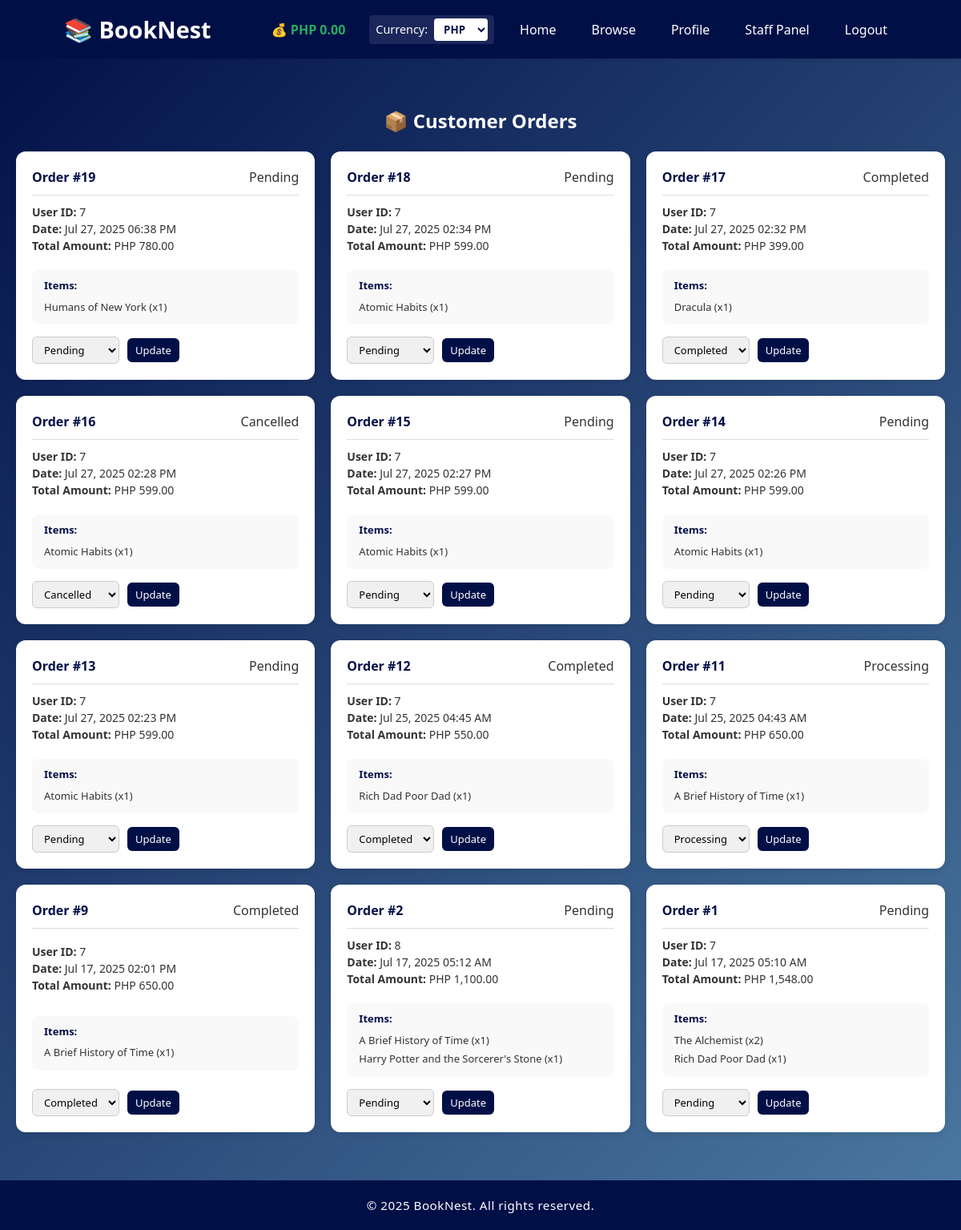
The page /staff-orders.php (signed in) on the database its author committed.
### tables this page shows
CREATE TABLE `currencies` (
  `currency_id` int(11) NOT NULL,
  `currency_code` varchar(10) NOT NULL,
  `exchange_rate` decimal(10,4) NOT NULL
);

CREATE TABLE `orders` (
  `order_id` int(11) NOT NULL,
  `user_id` int(11) DEFAULT NULL,
  `order_date` timestamp NOT NULL DEFAULT current_timestamp(),
  `status` enum('pending','processing','shipped','completed','cancelled') DEFAULT 'pending',
  `total_amount` decimal(10,2) DEFAULT 0.00
);

CREATE TABLE `order_items` (
  `item_id` int(11) NOT NULL,
  `order_id` int(11) DEFAULT NULL,
  `book_id` int(11) DEFAULT NULL,
  `quantity` int(11) DEFAULT NULL,
  `subtotal` decimal(10,2) NOT NULL
);

CREATE TABLE `books` (
  `book_id` int(11) NOT NULL,
  `title` varchar(255) NOT NULL,
  `author` varchar(255) DEFAULT NULL,
  `price` decimal(10,2) NOT NULL,
  `stock` int(11) DEFAULT 0,
  `category_id` int(11) DEFAULT NULL,
  `is_featured` tinyint(1) DEFAULT 0,
  `is_digital` tinyint(1) DEFAULT 0
);

### includes/currency_helper.php (called while the page is built, shortened)
<?php
if (!function_exists('display_price')) {
    function display_price($price) {
        global $conn;
        $currencyId = $_SESSION['currency_id'] ?? null;
        if (empty($currencyId) && !empty($_SESSION['user_id'])) {
            $userId = $_SESSION['user_id'];
            $stmt = $conn->prepare("SELECT currency_id FROM user_currency_preference WHERE user_id = ?");
            $stmt->bind_param("i", $userId);
            $stmt->execute();
            $res = $stmt->get_result();
        }
        $currencyId = $currencyId ?? 1;
        $stmt = $conn->prepare("SELECT ConvertPrice(?, ?) AS converted");
        $stmt->bind_param("di", $price, $currencyId);
        $stmt->execute();
        $result = $stmt->get_result();
        $row = $result->fetch_assoc();
        $converted = $row['converted'] ?? $price;
        $codeStmt = $conn->prepare("SELECT currency_code FROM currencies WHERE currency_id = ?");
        $codeStmt->bind_param("i", $currencyId);
        $codeStmt->execute();
        $codeRes = $codeStmt->get_result();
        $codeRow = $codeRes->fetch_assoc();
        $currencyCode = $codeRow['currency_code'] ?? 'PHP';
        return $currencyCode . ' ' . number_format($converted, 2);
    }
}
?>

### staff-orders.php (the view, shortened to what this page needs)
<?php
require_once 'includes/db.php';
$page_css = '/BookNest/css/stafforders.css';
include 'includes/header.php';
$result = $conn->query("
    SELECT o.order_id, o.user_id, o.status, o.order_date,
           IFNULL(SUM(b.price * oi.quantity), 0) AS total_amount
    FROM orders o
    LEFT JOIN order_items oi ON o.order_id = oi.order_id
    LEFT JOIN books b ON oi.book_id = b.book_id
    GROUP BY o.order_id
    ORDER BY o.order_date DESC
");
?>
<div class="container">
    <h2>📦 Customer Orders</h2>
    <div class="orders-container">
        <?php while ($row = $result->fetch_assoc()): ?>
            <div class="order-card">
                <div class="order-header">
                    <h3>Order #<?php echo $row['order_id']; ?></h3>
                    <span><?php echo ucfirst($row['status']); ?></span>
                </div>
                <div class="order-details">
                    <p><strong>User ID:</strong> <?php echo $row['user_id']; ?></p>
                    <p><strong>Date:</strong> <?php echo date("M d, Y h:i A", strtotime($row['order_date'])); ?></p>
                    <p><strong>Total Amount:</strong> <?php echo display_price($row['total_amount']); ?></p>
                </div>
                <div class="items-list">
                    <strong>Items:</strong>
                    <?php
                    $items_result = $conn->prepare("
                        SELECT b.title, oi.quantity
                        FROM order_items oi
                        JOIN books b ON oi.book_id = b.book_id
                        WHERE oi.order_id = ?
                    ");
                    $items_result->bind_param("i", $row['order_id']);
                    $items_result->execute();
                    $items = $items_result->get_result();
                    if ($items->num_rows > 0) {
                        while ($item = $items->fetch_assoc()) {
                            echo "<p>" . htmlspecialchars($item['title']) . " (x" . $item['quantity'] . ")</p>";
                        }
                    } else {
                        echo "<p>No items found.</p>";
                    }
                    ?>
                </div>
                <form method="post" class="status-update">
                    <select name="status">
                        <option value="pending" <?php if ($row['status'] == 'pending') echo 'selected'; ?>>Pending</option>
                        <option value="processing" <?php if ($row['status'] == 'processing') echo 'selected'; ?>>Processing</option>
                        <option value="completed" <?php if ($row['status'] == 'completed') echo 'selected'; ?>>Completed</option>
                        <option value="cancelled" <?php if ($row['status'] == 'cancelled') echo 'selected'; ?>>Cancelled</option>
                    </select>
                    <button type="submit" name="update_status">Update</button>
                </form>
            </div>
        <?php endwhile; ?>
    </div>
</div>
<?php include 'includes/footer.php'; ?>

### includes/header.php (shortened to what this page needs)
<?php
require_once 'includes/db.php';
require_once __DIR__ . '/currency_helper.php';
$currencies = [];
$currencyQuery = $conn->query("SELECT currency_id, currency_code, exchange_rate FROM currencies");
if ($currencyQuery) {
    $currencies = $currencyQuery->fetch_all(MYSQLI_ASSOC);
}
$currentCurrencyId = $_SESSION['currency_id'] ?? 1;
$currencyCode = 'PHP';
foreach ($currencies as $cur) {
    if ($cur['currency_id'] == $currentCurrencyId) {
        $currencyCode = $cur['currency_code'];
        break;
    }
}
$wallet_display = null;
if (isset($_SESSION['user_id'])) {
    $uid = $_SESSION['user_id'];
    $role = $_SESSION['role'];
    if ($role === 'customer') {
        $stmt = $conn->prepare("SELECT wallet FROM users WHERE user_id = ?");
        $stmt->bind_param("i", $uid);
        $stmt->execute();
        $stmt->bind_result($wallet);
        $stmt->fetch();
        $stmt->close();
        $wallet = $wallet ?? 0.00;
        $convertedWallet = $conn->query(
            "SELECT ConvertPrice($wallet, $currentCurrencyId) AS converted"
        )->fetch_assoc()['converted'];
        $wallet_display = $currencyCode . " " . number_format($convertedWallet, 2);
    } else {
        $wallet_display = $currencyCode . " 0.00";
    }
}
?>
<!DOCTYPE html>
<html lang="en">
<head>
    <link rel="stylesheet" href="/BookNest/css/header.css">
    <link rel="stylesheet" href="/BookNest/css/footer.css">
    <?php if (isset($page_css)): ?>
        <link rel="stylesheet" href="<?php echo $page_css; ?>">
    <?php endif; ?>
</head>
<body>
<?php if (empty($hideLayout)): ?>
<header>
    <div class="container">
        <h1>📚 BookNest</h1>
        <?php if ($wallet_display !== null): ?>
        <div class="wallet-header">
            <a href="/BookNest/wallet.php" class="wallet-link wallet-balance">
                💰 <?php echo $wallet_display; ?>
            </a>
        </div>
        <?php endif; ?>
        <form method="post" class="currency-form">
            <label for="currency_id">Currency:</label>
            <select name="currency_id" id="currency_id" onchange="this.form.submit()">
                <?php foreach ($currencies as $cur): ?>
                    <option value="<?php echo $cur['currency_id']; ?>" <?php echo ($cur['currency_id'] == $currentCurrencyId) ? 'selected' : ''; ?>>
                        <?php echo htmlspecialchars($cur['currency_code']); ?>
                    </option>
                <?php endforeach; ?>
            </select>
        </form>
        <nav>
            <ul>
                <li><a href="/BookNest/index.php">Home</a></li>
                <li><a href="/BookNest/browse.php">Browse</a></li>
                <?php if (isset($_SESSION['user_id'])): ?>
                    <li><a href="/BookNest/profile.php">Profile</a></li>
                <?php endif; ?>
                <?php if (isset($_SESSION['role']) && $_SESSION['role'] === 'admin'): ?>
                    <li><a href="/BookNest/admin-dashboard.php">Admin Panel</a></li>
                <?php elseif (isset($_SESSION['role']) && $_SESSION['role'] === 'staff'): ?>
                    <li><a href="/BookNest/staff-orders.php">Staff Panel</a></li>
                <?php endif; ?>
                <?php if (isset($_SESSION['user_id'])): ?>
                    <li><a href="/BookNest/logout.php">Logout</a></li>
                <?php else: ?>
                    <li><a href="/BookNest/login.php">Login</a></li>
                    <li><a href="/BookNest/register.php">Sign Up</a></li>
                <?php endif; ?>
            </ul>
        </nav>
    </div>
</header>
<main>
<?php endif; ?>

### css/header.css (style rules this page uses)
* { font-family: 'Segoe UI', Tahoma, Geneva, Verdana, sans-serif; margin: 0; padding: 0; box-sizing: border-box; }
body { background-color: #f9f9f9; color: #333; line-height: 1.5; }
header { background-color: #010F47; padding: 15px 0; color: white; box-shadow: 0 2px 5px rgba(0, 0, 0, 0.1); }
header .container { width: 90%; max-width: 1200px; margin: auto; display: flex; justify-content: space-between; align-items: center; gap: 20px; flex-wrap: wrap; }
header h1 { flex: 1; font-size: 1.8rem; color: white; white-space: nowrap; }
.currency-form { display: flex; align-items: center; gap: 8px; background: rgba(255, 255, 255, 0.1); padding: 4px 8px; border-radius: 4px; }
.currency-form label { color: white; font-size: 0.9rem; white-space: nowrap; }
header .currency-form select { padding: 4px 8px !important; border-radius: 4px !important; border: none !important; background: white !important; color: #010F47 !important; font-weight: bold !important; cursor: pointer !important; margin-bottom: 0 !important; }
nav ul { list-style: none; display: flex; gap: 20px; flex-wrap: wrap; margin-left: auto; }
nav ul li a { color: white; text-decoration: none; font-weight: 500; padding: 8px 12px; border-radius: 6px; transition: background-color 0.3s ease; }
.wallet-header { margin-left: auto; padding-right: 10px; }
.wallet-link { text-decoration: none; color: #27ae60; font-weight: bold; font-size: 1rem; transition: color 0.3s ease; }

### css/stafforders.css (style rules this page uses)
body { background: linear-gradient(135deg, #010F47 0%, #4B79A1 100%); font-family: 'Segoe UI', Tahoma, Geneva, Verdana, sans-serif; color: #333; margin: 0; padding: 0; min-height: 100vh; }
.container { max-width: 1200px; margin: 60px auto; padding: 0 20px; }
.container h2 { color: white; margin-bottom: 20px; text-align: center; }
.orders-container { display: grid; grid-template-columns: repeat(auto-fill, minmax(300px, 1fr)); gap: 20px; }
.order-card { background-color: #ffffff; padding: 20px; border-radius: 12px; box-shadow: 0 2px 8px rgba(0, 0, 0, 0.1); transition: transform 0.2s; display: flex; flex-direction: column; justify-content: space-between; opacity: 0; animation: fadeIn 0.8s ease forwards; }
.order-header { display: flex; justify-content: space-between; align-items: center; border-bottom: 1px solid #ddd; padding-bottom: 10px; margin-bottom: 10px; }
.order-header h3 { margin: 0; color: #010F47; font-size: 16px; }
.order-details { margin-bottom: 10px; line-height: 1.5; font-size: 14px; }
.items-list { background: #f9f9f9; border-radius: 8px; padding: 10px 15px; margin-top: 10px; font-size: 13px; }
.items-list strong { display: block; margin-bottom: 5px; color: #010F47; }
.items-list p { margin: 0; padding: 2px 0; }
.status-update { display: flex; gap: 10px; align-items: center; margin-top: 15px; }
.status-update select, .status-update button { padding: 6px 10px; border-radius: 6px; border: 1px solid #ccc; background-color: #f0f0f0; cursor: pointer; font-size: 13px; }
.status-update button { background-color: #010F47; color: white; border: none; transition: background-color 0.3s; }

### rows shown on the page
currencies: currency_code "PHP 0.00"
orders: order_id "19", status "Pending", user "7", order_date "Jul 27, 2025 06:38 PM", total_amount "PHP 780.00"
order_items: book.title "Humans of New York", quantity "1"
orders: order_id "18", status "Pending", user "7", order_date "Jul 27, 2025 02:34 PM", total_amount "PHP 599.00"
order_items: book.title "Atomic Habits", quantity "1"
orders: order_id "17", status "Completed", user "7", order_date "Jul 27, 2025 02:32 PM", total_amount "PHP 399.00"
order_items: book.title "Dracula", quantity "1"
orders: order_id "16", status "Cancelled", user "7", order_date "Jul 27, 2025 02:28 PM", total_amount "PHP 599.00"
order_items: book.title "Atomic Habits", quantity "1"
orders: order_id "15", status "Pending", user "7", order_date "Jul 27, 2025 02:27 PM", total_amount "PHP 599.00"
order_items: book.title "Atomic Habits", quantity "1"
orders: order_id "14", status "Pending", user "7", order_date "Jul 27, 2025 02:26 PM", total_amount "PHP 599.00"
order_items: book.title "Atomic Habits", quantity "1"
orders: order_id "13", status "Pending", user "7", order_date "Jul 27, 2025 02:23 PM", total_amount "PHP 599.00"
order_items: book.title "Atomic Habits", quantity "1"
orders: order_id "12", status "Completed", user "7", order_date "Jul 25, 2025 04:45 AM", total_amount "PHP 550.00"
order_items: book.title "Rich Dad Poor Dad", quantity "1"
orders: order_id "11", status "Processing", user "7", order_date "Jul 25, 2025 04:43 AM", total_amount "PHP 650.00"
order_items: book.title "A Brief History of Time", quantity "1"
orders: order_id "9", status "Completed", user "7", order_date "Jul 17, 2025 02:01 PM", total_amount "PHP 650.00"
order_items: book.title "A Brief History of Time", quantity "1"
orders: order_id "2", status "Pending", user "8", order_date "Jul 17, 2025 05:12 AM", total_amount "PHP 1,100.00"
order_items: book.title "A Brief History of Time", quantity "1"
order_items: book.title "Harry Potter and the Sorcerer's Stone", quantity "1"
orders: order_id "1", status "Pending", user "7", order_date "Jul 17, 2025 05:10 AM", total_amount "PHP 1,548.00"
order_items: book.title "The Alchemist", quantity "2"
order_items: book.title "Rich Dad Poor Dad", quantity "1"

### other values the page prints
form field currency_id "PHP"
